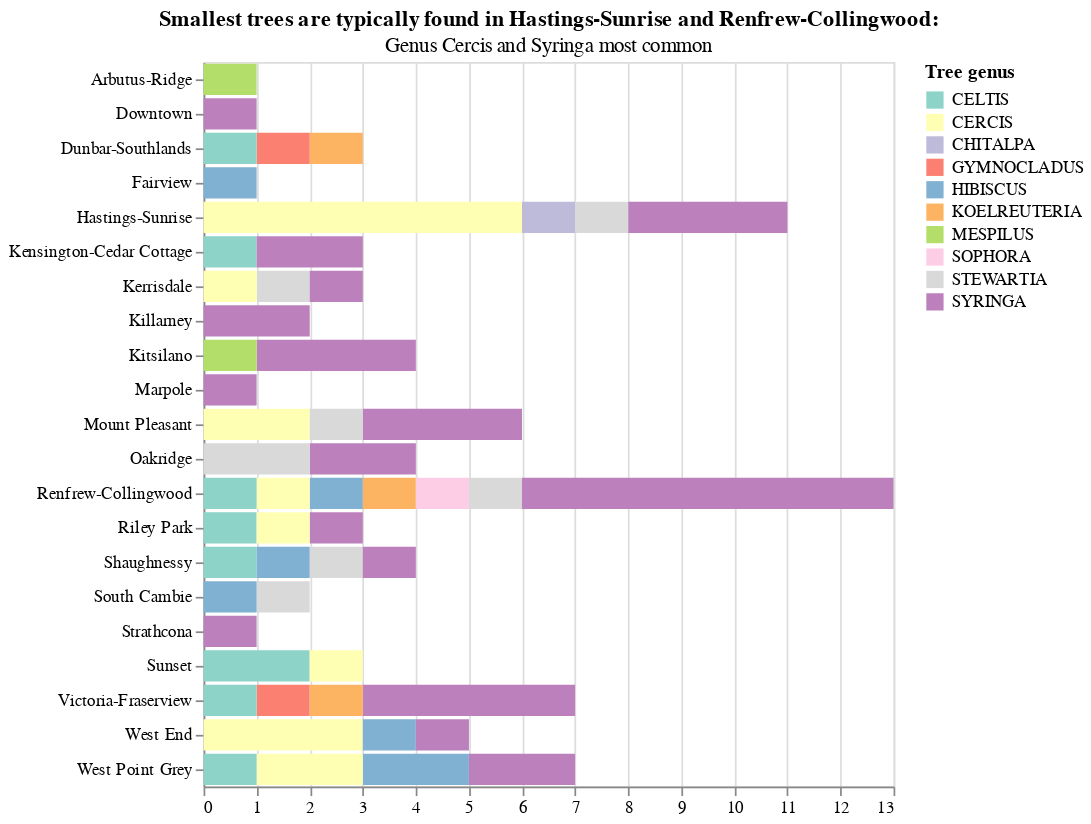

Here is the notebook cell this chart was saved with:
### Markdown cell above
### Plot 3: Small Trees by Neighbourhood

### Code cell
# Smallest tree genera by diameter
diameter_genus_low10 = grouped_genus.sort_values('mean', ascending=True).head(10)

# Smallest tree genera by height_range_id
height_genus_low10 = grouped_genus.sort_values('mean', ascending=True).head(10)

# Keep genus if in both top ten 
in_both_small = set(diameter_genus_low10.index) & set(height_genus_low10.index)

# Create small trees dataframe
small_trees_df = trees_clean.copy()
small_trees_df = small_trees_df[small_trees_df['genus_name'].isin(in_both_small)]

# Plot title
plot3_title = alt.TitleParams(
    "Smallest trees are typically found in Hastings-Sunrise and Renfrew-Collingwood: ",
    subtitle="Genus Cercis and Syringa most common",
)

# Plot small trees by neighbourhood
plot3 = alt.Chart(small_trees_df).mark_bar().encode(
        alt.X('count():Q', title=None), # Needs a title? or mark_text?
        alt.Y("neighbourhood_name", title=None),
        alt.Color("genus_name", title="Tree genus", scale=alt.Scale(scheme='set3')),
).properties(title=plot3_title)

plot3

### Figure 1 — Vega-Lite specification as saved in the notebook (floating-point values rounded to 4 significant figures)
{"$schema": "https://vega.github.io/schema/vega-lite/v4.8.1.json", "config": {"view": {"continuousHeight": 300, "continuousWidth": 400}}, "data": {"name": "data-6d4f21b30ad41733da5dac398111a48a"}, "datasets": {"data-6d4f21b30ad41733da5dac398111a48a": [{"date_planted": "2019-02-19T00:00:00", "diameter": 3, "genus_name": "SYRINGA", "height_range_id": 1, "neighbourhood_name": "Kitsilano", "species_name": "RETICULATA"}, {"date_planted": "", "diameter": 3, "genus_name": "KOELREUTERIA", "height_range_id": 1, "neighbourhood_name": "Dunbar-Southlands", "species_name": "PANICULATA"}, {"date_planted": "1999-04-23T00:00:00", "diameter": 4, "genus_name": "STEWARTIA", "height_range_id": 2, "neighbourhood_name": "Kerrisdale", "species_name": "PSEUDOCAMELLIA"}, {"date_planted": "2006-03-30T00:00:00", "diameter": 3, "genus_name": "HIBISCUS", "height_range_id": 1, "neighbourhood_name": "West Point Grey", "species_name": "SYRIACA"}, {"date_planted": "2011-12-20T00:00:00", "diameter": 3, "genus_name": "SYRINGA", "height_range_id": 1, "neighbourhood_name": "Hastings-Sunrise", "species_name": "RETICULATA"}, {"date_planted": "2008-12-17T00:00:00", "diameter": 3, "genus_name": "CELTIS", "height_range_id": 1, "neighbourhood_name": "Sunset", "species_name": "OCCIDENTALIS"}, {"date_planted": "", "diameter": 3, "genus_name": "STEWARTIA", "height_range_id": 1, "neighbourhood_name": "Shaughnessy", "species_name": "PSEUDOCAMELLIA"}, {"date_planted": "2004-02-16T00:00:00", "diameter": 3, "genus_name": "SYRINGA", "height_range_id": 2, "neighbourhood_name": "Shaughnessy", "species_name": "RETICULATA"}, {"date_planted": "2007-05-17T00:00:00", "diameter": 3, "genus_name": "GYMNOCLADUS", "height_range_id": 1, "neighbourhood_name": "Victoria-Fraserview", "species_name": "DIOICUS"}, {"date_planted": "2013-03-25T00:00:00", "diameter": 3, "genus_name": "CELTIS", "height_range_id": 1, "neighbourhood_name": "Kensington-Cedar Cottage", "species_name": "OCCIDENTALIS"}, {"date_planted": "2005-03-01T00:00:00", "diameter": 6.5, "genus_name": "CERCIS", "height_range_id": 1, "neighbourhood_name": "Mount Pleasant", "species_name": "CANADENSIS"}, {"date_planted": "2002-01-15T00:00:00", "diameter": 4, "genus_name": "SYRINGA", "height_range_id": 2, "neighbourhood_name": "Kensington-Cedar Cottage", "species_name": "RETICULATA"}, {"date_planted": "2014-04-28T00:00:00", "diameter": 3, "genus_name": "SYRINGA", "height_range_id": 1, "neighbourhood_name": "Kitsilano", "species_name": "RETICULATA"}, {"date_planted": "2012-11-28T00:00:00", "diameter": 3, "genus_name": "CERCIS", "height_range_id": 1, "neighbourhood_name": "West End", "species_name": "CANADENSIS"}, {"date_planted": "2013-10-29T00:00:00", "diameter": 3, "genus_name": "SYRINGA", "height_range_id": 1, "neighbourhood_name": "Oakridge", "species_name": "RETICULATA"}, {"date_planted": "2014-03-13T00:00:00", "diameter": 3, "genus_name": "STEWARTIA", "height_range_id": 1, "neighbourhood_name": "Oakridge", "species_name": "PSEUDOCAMELLIA"}, {"date_planted": "", "diameter": 3, "genus_name": "KOELREUTERIA", "height_range_id": 1, "neighbourhood_name": "Renfrew-Collingwood", "species_name": "PANICULATA"}, {"date_planted": "2006-01-10T00:00:00", "diameter": 3, "genus_name": "HIBISCUS", "height_range_id": 1, "neighbourhood_name": "West End", "species_name": "SYRIACA"}, {"date_planted": "2010-01-25T00:00:00", "diameter": 3, "genus_name": "CERCIS", "height_range_id": 1, "neighbourhood_name": "Hastings-Sunrise", "species_name": "CHINENSIS"}, {"date_planted": "2012-11-30T00:00:00", "diameter": 4, "genus_name": "CERCIS", "height_range_id": 2, "neighbourhood_name": "West End", "species_name": "CANADENSIS"}, {"date_planted": "2006-02-07T00:00:00", "diameter": 2.25, "genus_name": "SYRINGA", "height_range_id": 1, "neighbourhood_name": "Renfrew-Collingwood", "species_name": "RETICULATA"}, {"date_planted": "2002-04-26T00:00:00", "diameter": 4, "genus_name": "SYRINGA", "height_range_id": 1, "neighbourhood_name": "Hastings-Sunrise", "species_name": "RETICULATA"}, {"date_planted": "2013-12-17T00:00:00", "diameter": 4, "genus_name": "CELTIS", "height_range_id": 1, "neighbourhood_name": "Riley Park", "species_name": "OCCIDENTALIS"}, {"date_planted": "2010-01-05T00:00:00", "diameter": 3, "genus_name": "SYRINGA", "height_range_id": 1, "neighbourhood_name": "Riley Park", "species_name": "RETICULATA"}, {"date_planted": "2010-11-18T00:00:00", "diameter": 3, "genus_name": "GYMNOCLADUS", "height_range_id": 1, "neighbourhood_name": "Dunbar-Southlands", "species_name": "DIOICUS"}, {"date_planted": "2005-01-14T00:00:00", "diameter": 2.5, "genus_name": "HIBISCUS", "height_range_id": 1, "neighbourhood_name": "Renfrew-Collingwood", "species_name": "SYRIACA"}, {"date_planted": "2013-03-26T00:00:00", "diameter": 3, "genus_name": "CHITALPA", "height_range_id": 1, "neighbourhood_name": "Hastings-Sunrise", "species_name": "TASHKENTENSIS"}, {"date_planted": "2007-02-02T00:00:00", "diameter": 3, "genus_name": "SYRINGA", "height_range_id": 1, "neighbourhood_name": "Downtown", "species_name": "RETICULATA"}, {"date_planted": "2014-12-22T00:00:00", "diameter": 3, "genus_name": "SYRINGA", "height_range_id": 1, "neighbourhood_name": "Strathcona", "species_name": "RETICULATA"}, {"date_planted": "1998-12-10T00:00:00", "diameter": 3, "genus_name": "SYRINGA", "height_range_id": 2, "neighbourhood_name": "Victoria-Fraserview", "species_name": "RETICULATA"}, {"date_planted": "2011-02-01T00:00:00", "diameter": 3, "genus_name": "STEWARTIA", "height_range_id": 1, "neighbourhood_name": "Renfrew-Collingwood", "species_name": "PSEUDOCAMELLIA"}, {"date_planted": "2003-11-18T00:00:00", "diameter": 2, "genus_name": "MESPILUS", "height_range_id": 1, "neighbourhood_name": "Kitsilano", "species_name": "GERMANICA"}, {"date_planted": "2008-12-05T00:00:00", "diameter": 4.5, "genus_name": "SYRINGA", "height_range_id": 1, "neighbourhood_name": "Kitsilano", "species_name": "RETICULATA"}, {"date_planted": "2006-03-08T00:00:00", "diameter": 3, "genus_name": "SYRINGA", "height_range_id": 1, "neighbourhood_name": "Kensington-Cedar Cottage", "species_name": "RETICULATA"}, {"date_planted": "2004-02-19T00:00:00", "diameter": 5, "genus_name": "MESPILUS", "height_range_id": 2, "neighbourhood_name": "Arbutus-Ridge", "species_name": "GERMANICA"}, {"date_planted": "2012-11-30T00:00:00", "diameter": 3, "genus_name": "CERCIS", "height_range_id": 1, "neighbourhood_name": "West End", "species_name": "CANADENSIS"}, {"date_planted": "2014-01-27T00:00:00", "diameter": 3, "genus_name": "SYRINGA", "height_range_id": 1, "neighbourhood_name": "Victoria-Fraserview", "species_name": "RETICULATA"}, {"date_planted": "2006-01-26T00:00:00", "diameter": 3, "genus_name": "SYRINGA", "height_range_id": 1, "neighbourhood_name": "Kerrisdale", "species_name": "RETICULATA"}, {"date_planted": "2004-11-03T00:00:00", "diameter": 6, "genus_name": "CERCIS", "height_range_id": 2, "neighbourhood_name": "Renfrew-Collingwood", "species_name": "CANADENSIS"}, {"date_planted": "2010-02-26T00:00:00", "diameter": 3, "genus_name": "CELTIS", "height_range_id": 1, "neighbourhood_name": "Sunset", "species_name": "OCCIDENTALIS"}, {"date_planted": "2006-02-13T00:00:00", "diameter": 2, "genus_name": "SYRINGA", "height_range_id": 1, "neighbourhood_name": "Renfrew-Collingwood", "species_name": "RETICULATA"}, {"date_planted": "2013-03-01T00:00:00", "diameter": 3, "genus_name": "SYRINGA", "height_range_id": 1, "neighbourhood_name": "Renfrew-Collingwood", "species_name": "RETICULATA"}, {"date_planted": "2008-02-18T00:00:00", "diameter": 4.5, "genus_name": "CERCIS", "height_range_id": 1, "neighbourhood_name": "West Point Grey", "species_name": "CANADENSIS"}, {"date_planted": "2010-01-27T00:00:00", "diameter": 3, "genus_name": "CERCIS", "height_range_id": 1, "neighbourhood_name": "Hastings-Sunrise", "species_name": "CHINENSIS"}, {"date_planted": "2017-04-03T00:00:00", "diameter": 3, "genus_name": "SYRINGA", "height_range_id": 1, "neighbourhood_name": "Renfrew-Collingwood", "species_name": "RETICULATA"}, {"date_planted": "1998-12-08T00:00:00", "diameter": 3, "genus_name": "STEWARTIA", "height_range_id": 2, "neighbourhood_name": "South Cambie", "species_name": "PSEUDOCAMELLIA"}, {"date_planted": "2014-01-27T00:00:00", "diameter": 3, "genus_name": "SYRINGA", "height_range_id": 1, "neighbourhood_name": "Victoria-Fraserview", "species_name": "RETICULATA"}, {"date_planted": "2013-02-27T00:00:00", "diameter": 3, "genus_name": "SYRINGA", "height_range_id": 1, "neighbourhood_name": "Renfrew-Collingwood", "species_name": "RETICULATA"}, {"date_planted": "2013-10-29T00:00:00", "diameter": 3, "genus_name": "SYRINGA", "height_range_id": 1, "neighbourhood_name": "Oakridge", "species_name": "RETICULATA"}, {"date_planted": "2007-04-05T00:00:00", "diameter": 3, "genus_name": "CELTIS", "height_range_id": 1, "neighbourhood_name": "Shaughnessy", "species_name": "OCCIDENTALIS"}, {"date_planted": "2007-04-25T00:00:00", "diameter": 3, "genus_name": "HIBISCUS", "height_range_id": 1, "neighbourhood_name": "Fairview", "species_name": "SYRIACA"}, {"date_planted": "2013-10-25T00:00:00", "diameter": 3.5, "genus_name": "SYRINGA", "height_range_id": 1, "neighbourhood_name": "Mount Pleasant", "species_name": "RETICULATA"}, {"date_planted": "", "diameter": 3, "genus_name": "SYRINGA", "height_range_id": 1, "neighbourhood_name": "Mount Pleasant", "species_name": "RETICULATA"}, {"date_planted": "2010-01-25T00:00:00", "diameter": 3, "genus_name": "CERCIS", "height_range_id": 1, "neighbourhood_name": "Hastings-Sunrise", "species_name": "CHINENSIS"}, {"date_planted": "2005-11-02T00:00:00", "diameter": 5.5, "genus_name": "SYRINGA", "height_range_id": 1, "neighbourhood_name": "West End", "species_name": "RETICULATA"}, {"date_planted": "2004-12-23T00:00:00", "diameter": 3, "genus_name": "HIBISCUS", "height_range_id": 2, "neighbourhood_name": "South Cambie", "species_name": "SYRIACA"}, {"date_planted": "2013-11-19T00:00:00", "diameter": 3, "genus_name": "SYRINGA", "height_range_id": 2, "neighbourhood_name": "Killarney", "species_name": "RETICULATA"}, {"date_planted": "2011-02-25T00:00:00", "diameter": 3, "genus_name": "CERCIS", "height_range_id": 1, "neighbourhood_name": "Hastings-Sunrise", "species_name": "CANADENSIS"}, {"date_planted": "2019-04-24T00:00:00", "diameter": 3, "genus_name": "CELTIS", "height_range_id": 1, "neighbourhood_name": "Renfrew-Collingwood", "species_name": "OCCIDENTALIS"}, {"date_planted": "2009-12-14T00:00:00", "diameter": 3, "genus_name": "CERCIS", "height_range_id": 1, "neighbourhood_name": "Riley Park", "species_name": "CANADENSIS"}, {"date_planted": "2003-03-26T00:00:00", "diameter": 2, "genus_name": "SYRINGA", "height_range_id": 1, "neighbourhood_name": "Victoria-Fraserview", "species_name": "RETICULATA"}, {"date_planted": "2005-04-11T00:00:00", "diameter": 3.75, "genus_name": "SOPHORA", "height_range_id": 1, "neighbourhood_name": "Renfrew-Collingwood", "species_name": "JAPONICA"}, {"date_planted": "2013-01-25T00:00:00", "diameter": 3.75, "genus_name": "CERCIS", "height_range_id": 1, "neighbourhood_name": "West Point Grey", "species_name": "CANADENSIS"}, {"date_planted": "2014-03-03T00:00:00", "diameter": 3, "genus_name": "CERCIS", "height_range_id": 1, "neighbourhood_name": "Sunset", "species_name": "CANADENSIS"}, {"date_planted": "2008-03-11T00:00:00", "diameter": 5.25, "genus_name": "CERCIS", "height_range_id": 1, "neighbourhood_name": "Hastings-Sunrise", "species_name": "CANADENSIS"}, {"date_planted": "2010-11-18T00:00:00", "diameter": 3, "genus_name": "CELTIS", "height_range_id": 1, "neighbourhood_name": "Dunbar-Southlands", "species_name": "OCCIDENTALIS"}, {"date_planted": "2002-04-17T00:00:00", "diameter": 4, "genus_name": "SYRINGA", "height_range_id": 1, "neighbourhood_name": "Hastings-Sunrise", "species_name": "RETICULATA"}, {"date_planted": "2013-11-19T00:00:00", "diameter": 3, "genus_name": "SYRINGA", "height_range_id": 1, "neighbourhood_name": "West Point Grey", "species_name": "RETICULATA"}, {"date_planted": "2013-02-21T00:00:00", "diameter": 3, "genus_name": "STEWARTIA", "height_range_id": 1, "neighbourhood_name": "Oakridge", "species_name": "PSEUDOCAMELLIA"}, {"date_planted": "2002-11-07T00:00:00", "diameter": 7, "genus_name": "CERCIS", "height_range_id": 2, "neighbourhood_name": "Kerrisdale", "species_name": "CANADENSIS"}, {"date_planted": "", "diameter": 3, "genus_name": "KOELREUTERIA", "height_range_id": 1, "neighbourhood_name": "Victoria-Fraserview", "species_name": "PANICULATA"}, {"date_planted": "2013-01-04T00:00:00", "diameter": 3, "genus_name": "SYRINGA", "height_range_id": 1, "neighbourhood_name": "West Point Grey", "species_name": "RETICULATA"}, {"date_planted": "2018-03-20T00:00:00", "diameter": 3, "genus_name": "STEWARTIA", "height_range_id": 1, "neighbourhood_name": "Hastings-Sunrise", "species_name": "PSEUDOCAMELLIA"}, {"date_planted": "2013-01-18T00:00:00", "diameter": 3, "genus_name": "SYRINGA", "height_range_id": 1, "neighbourhood_name": "Renfrew-Collingwood", "species_name": "RETICULATA"}, {"date_planted": "2003-02-12T00:00:00", "diameter": 5, "genus_name": "CELTIS", "height_range_id": 2, "neighbourhood_name": "Victoria-Fraserview", "species_name": "OCCIDENTALIS"}, {"date_planted": "2002-04-30T00:00:00", "diameter": 4, "genus_name": "STEWARTIA", "height_range_id": 1, "neighbourhood_name": "Mount Pleasant", "species_name": "PSEUDOCAMELLIA"}, {"date_planted": "2004-12-23T00:00:00", "diameter": 5, "genus_name": "HIBISCUS", "height_range_id": 2, "neighbourhood_name": "Shaughnessy", "species_name": "SYRIACA"}, {"date_planted": "2010-01-27T00:00:00", "diameter": 3, "genus_name": "CERCIS", "height_range_id": 1, "neighbourhood_name": "Hastings-Sunrise", "species_name": "CHINENSIS"}, {"date_planted": "2011-02-23T00:00:00", "diameter": 3, "genus_name": "CERCIS", "height_range_id": 1, "neighbourhood_name": "Mount Pleasant", "species_name": "CANADENSIS"}, {"date_planted": "2013-10-25T00:00:00", "diameter": 3.5, "genus_name": "SYRINGA", "height_range_id": 1, "neighbourhood_name": "Mount Pleasant", "species_name": "RETICULATA"}, {"date_planted": "2002-01-11T00:00:00", "diameter": 3, "genus_name": "SYRINGA", "height_range_id": 1, "neighbourhood_name": "Renfrew-Collingwood", "species_name": "RETICULATA"}, {"date_planted": "2015-02-02T00:00:00", "diameter": 3, "genus_name": "SYRINGA", "height_range_id": 1, "neighbourhood_name": "Killarney", "species_name": "RETICULATA"}, {"date_planted": "2005-01-05T00:00:00", "diameter": 4.8, "genus_name": "CELTIS", "height_range_id": 1, "neighbourhood_name": "West Point Grey", "species_name": "OCCIDENTALIS"}, {"date_planted": "2003-12-22T00:00:00", "diameter": 2, "genus_name": "SYRINGA", "height_range_id": 2, "neighbourhood_name": "Marpole", "species_name": "RETICULATA"}, {"date_planted": "2006-03-30T00:00:00", "diameter": 3, "genus_name": "HIBISCUS", "height_range_id": 1, "neighbourhood_name": "West Point Grey", "species_name": "SYRIACA"}]}, "encoding": {"color": {"field": "genus_name", "scale": {"scheme": "set3"}, "title": "Tree genus", "type": "nominal"}, "x": {"aggregate": "count", "title": null, "type": "quantitative"}, "y": {"field": "neighbourhood_name", "title": null, "type": "nominal"}}, "mark": "bar", "title": {"subtitle": "Genus Cercis and Syringa most common", "text": "Smallest trees are typically found in Hastings-Sunrise and Renfrew-Collingwood: "}}
